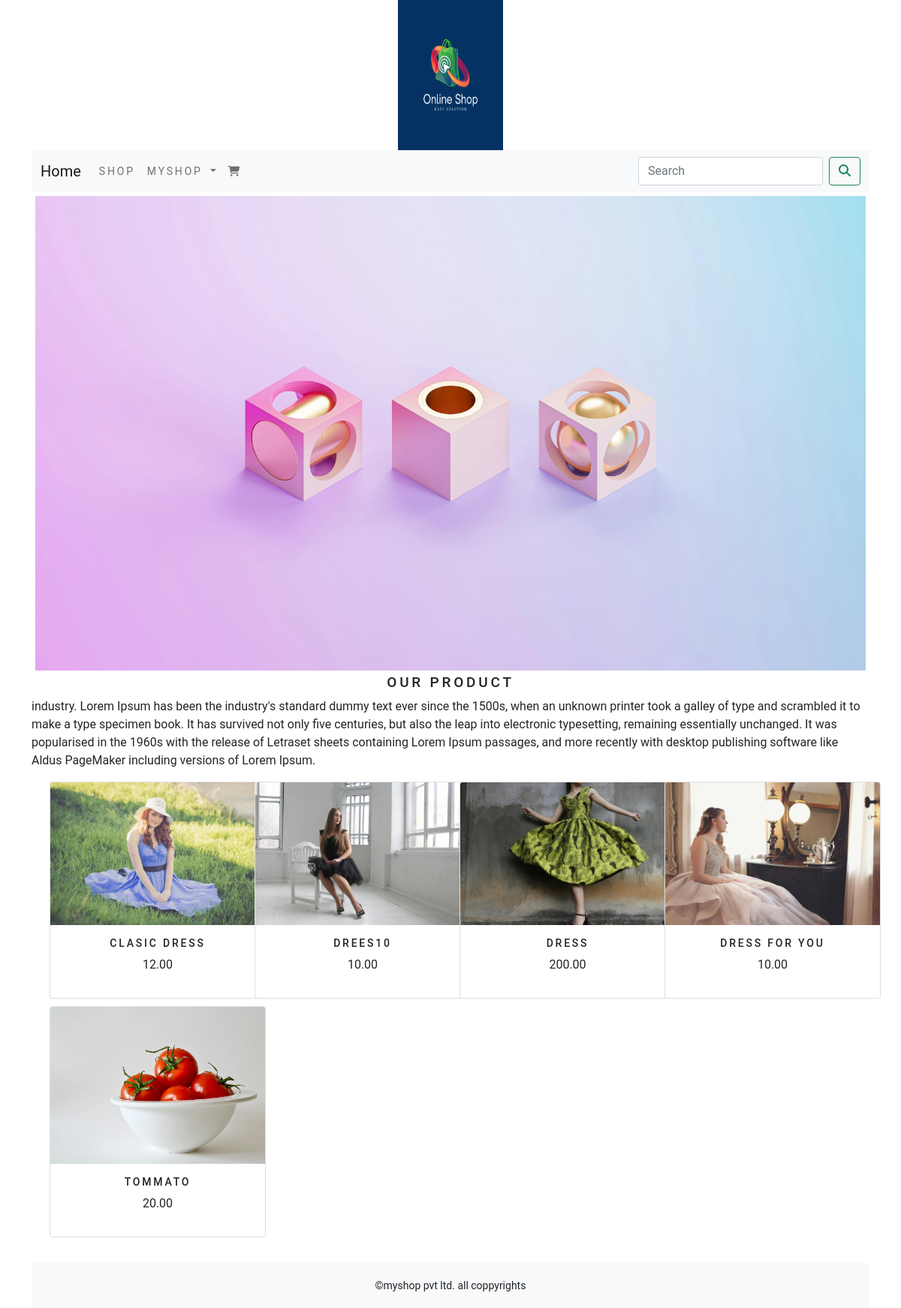
Page /shop on the committed database.
### shop/models.py (models this page shows, shortened)
class Product(models.Model):
    name = models.CharField(max_length=250, unique=True)
    slug = models.SlugField(max_length=250, unique=True)
    description = models.TextField(blank=True)
    price = models.DecimalField(max_digits=10, decimal_places=2)
    category = models.ForeignKey(Category, on_delete=models.CASCADE)
    image = models.ImageField(upload_to='product', blank=True)
    stock = models.IntegerField()
    available = models.BooleanField(default=True)
    created = models.DateTimeField(auto_now_add=True)
    updated = models.DateTimeField(auto_now=True)
    def get_url(self):
        return reverse('shop:proCatdetails' ,args=[self.category.slug , self.slug])
    class Meta:
        ordering = ('name',)
        verbose_name = 'product'
        verbose_name_plural = 'products'

### shop/views.py (the view)
# urls.py: path('',views.allProCat,name='allProCat'),
def allProCat(request, c_slug=None):
    c_page = None
    products_list = None
    if c_slug != None:
        c_page = get_object_or_404(Category, slug=c_slug)
        products_list = Product.objects.all().filter(category=c_page, available=True)
    else:
        products_list = Product.objects.all().filter(available=True)
    paginator=Paginator(products_list,6)
    try:
        page=int(request.GET.get('page','1'))
    except:
        page=1
    try:
        products=paginator.page(page)
    except  (EmptyPage,InvalidPage):
        products=paginator.page(paginator.num_pages)
    return render(request, 'cetegory.html', {'category': c_page, 'products': products})

### shop/context_processors.py (called while the page is built)
def menu_links(request):
    links=Category.objects.all()
    return dict(links=links)

### shop/models.py (called while the page is built)
    def get_url(self):
        return reverse('shop:product_by_category',args=[self.slug])

### templates/cetegory.html (shortened to what this page needs)
{% extends 'base.html' %}
{% load static %}
{% block content %}
        <div class="mx-auto">
        {% if category %}
            <img class="my_image" src="{{ category.image.url }}" alt="{{ category.name }}" width="150px;" height="200px;">
        </div>
        <div>
            <h1 class="text-center my_title">{{ category.name }}</h1>
            <p class="text-justify">{{ category.description }}</p>
        </div>
    {% else %}
        <div>
            <img class="my_image my_image_padding" src="{% static 'img/banner.jpg' %}" alt="Our Product", width="190px;" height="200px;" >
        </div>
        <div>
            <h1 class="text-center my_title">Our Product</h1>
            <p class="text-justify">industry. Lorem Ipsum has been the industry's standard dummy text ever since the 1500s, when an unknown printer took a galley of type and scrambled it to make a type specimen book. It has survived not only five centuries, but also the leap into electronic typesetting, remaining essentially unchanged. It was popularised in the 1960s with the release of Letraset sheets containing Lorem Ipsum passages, and more recently with desktop publishing software like Aldus PageMaker including versions of Lorem Ipsum.</p>
       {% endif %}
        </div>
<div class="container">
    <div class="row mx-auto">
        {% for product in products.object_list %}
            <div class="my_bottom_margin col-9 col-sm-4 col-md-4 col-lg-3">
                <div class="card text-center" style="min-width: 18rem;">
                    <a href="{{ product.get_url }}">
                        <img class="card-img-top my_image" src="{{ product.image.url }}" alt="{{ product.name }} " width="150px" height="210px">
                    </a>
                    <div class="card-body">
                        <h4 class="text-center">{{ product.name }}</h4>
                        <p>{{ product.price }}</p>
                    </div>
                </div>
            </div>
        {% endfor %}
    </div>
    <br>
</div>
{% endblock %}

### templates/base.html (shortened to what this page needs)
{% load static %}
<!DOCTYPE html>
<html lang="en">
<head>
    <link href="{% static 'css/bootstrap.min.css' %}" rel="stylesheet" >
    <link href="{% static 'css/custum.css' %}" rel="stylesheet" >
</head>
<body>
<div class="container">
    {% include 'header.html' %}
    {% include 'navbar.html' %}
    {% block content %}
    {% endblock %}
</div>
{% include 'footer.html' %}
</body>
</html>

### templates/header.html
{% load static %}
<header>
    <center>
       <a href= "{% url 'shop:allProCat' %}" ><img src="{% static 'img\logo.png' %}" alt="logo" width="140px;" height="200px;"></a>
    </center>
</header>

### templates/navbar.html (shortened to what this page needs)
<nav class="navbar navbar-expand-lg navbar-light bg-light">
  <div class="container-fluid">
    <a class="navbar-brand" href="#">Home</a>
    <div class="collapse navbar-collapse" id="navbarSupportedContent">
      <ul class="navbar-nav me-auto mb-2 mb-lg-0">
        <li class="nav-item">
          <a class="nav-link" href="#">shop</a>
        </li>
        <li class="nav-item dropdown {% if 'shop' in request.path %} active {% endif %}">
          <a class="nav-link dropdown-toggle" href="#" id="navbarDropdown" role="button" data-bs-toggle="dropdown" aria-expanded="false">
            myshop
          </a>
        </li>
        <li class="nav-item">
          <a class="nav-link " href="#" ><i class="fa-solid fa-cart-shopping"></i></a>
        </li>
      </ul>
      <form class="d-flex" action="{% url 'serach_app:SearchResult' %}" method="get">
        <input class="form-control me-2" type="search" placeholder="Search" name="q"  aria-label="Search">
        <button class="btn btn-outline-success" type="submit"><i class="fa-solid fa-magnifying-glass"></i></button>
      </form>
    </div>
  </div>
</nav>

### templates/footer.html
<div class="footer navbar-fixed-bottom my_footer">
    <p class="text-center">&copy;myshop pvt ltd. all coppyrights</p>
</div>

### static/css/custum.css (style rules this page uses)
body { font-family: 'Roboto', sans-serif; }
.nav-item { letter-spacing: .2em; font-size:14px; text-transform:uppercase; }
.my_footer { background-color:#f8f9fa; height:60px; }
.my_footer p { padding-top:20px; font-size:14px; }
.my_image { width: 100%; height: auto; }
.my_title { font-size: 19px; text-transform: uppercase; letter-spacing: .2em; }
.my_image_padding { padding: 5px; }
.my_bottom_margin { margin-bottom: 10px; }
.card-body h4 { font-size: 14px; text-transform: uppercase; letter-spacing: .2em; }

### rows in the picture
Product: image (picture), name "CLASIC DRESS", price "12.00"
Product: image (picture), name "DREES10", price "10.00"
Product: image (picture), name "DRESS", price "200.00"
Product: image (picture), name "DRESS FOR YOU", price "10.00"
Product: image (picture), name "TOMMATO", price "20.00"
